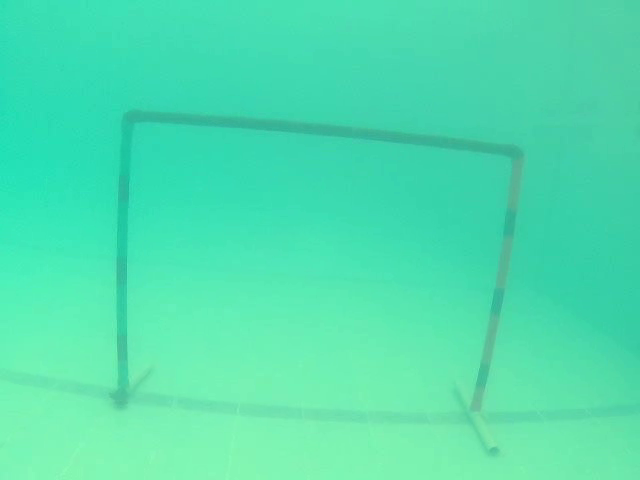
#> input picture frame 54 of orig_foot.mp4, 640 x 480 px
$ python video_processor.py --input orig_foot.mp4
#> lines starting #> are read from the running program, lines starting #| are printed output that depends on the picture
#> in process_video, frame is the input picture: shape (480, 640, 3); mean B, G, R 175, 223.2, 79.1
### src/enhancement.py
"""Underwater image enhancement.

A single-frame enhancement routine used by the video pipeline. The algorithm
is intentionally classical (no learning), so it runs in real time on modest
hardware and is easy to reason about on an AUV.

Pipeline for one BGR frame:
    1. Per-channel min-max normalisation to stretch the histogram.
    2. Convert to CIE L*a*b* so brightness is separated from colour.
    3. Apply CLAHE (Contrast Limited Adaptive Histogram Equalisation) to
       the L (luminance) channel only. Touching L keeps hues stable while
       lifting local contrast in the murky midtones typical of underwater
       footage.
    4. Merge the channels back and convert to BGR for display / writing.
"""

from __future__ import annotations

import cv2
import numpy as np


def enhance_frame(
    frame: np.ndarray,
    clip_limit: float = 2.0,
    tile_grid_size: tuple[int, int] = (10, 50),
) -> np.ndarray:
    """Enhance a single underwater BGR frame.

    Parameters
    ----------
    frame:
        Input frame in OpenCV BGR order.
    clip_limit:
        CLAHE contrast clipping threshold. Higher values give more
        aggressive local contrast.
    tile_grid_size:
        CLAHE tile grid ``(width, height)``. Smaller tiles adapt more
        locally at the cost of blockiness.

    Returns
    -------
    np.ndarray
        Enhanced frame in BGR order, same shape and dtype as ``frame``.
    """
#> called with clip_limit = 2, tile_grid_size = (10, 50)
    img_rgb = cv2.cvtColor(frame, cv2.COLOR_BGR2RGB)

    c0, c1, c2 = cv2.split(img_rgb)
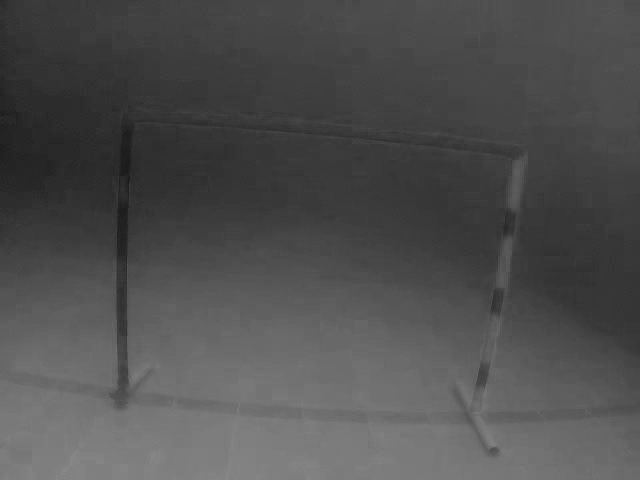
#> c0: shape (480, 640); min 24, max 137, mean 79.1
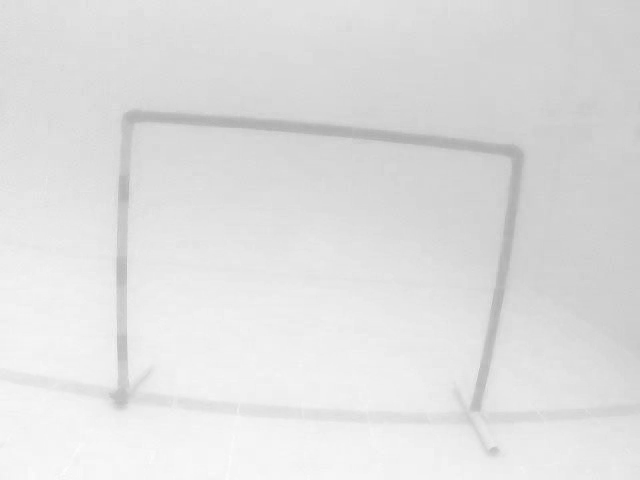
#> c1: shape (480, 640); min 172, max 253, mean 223.2
    c0 = cv2.normalize(c0, None, 0, 255, cv2.NORM_MINMAX)
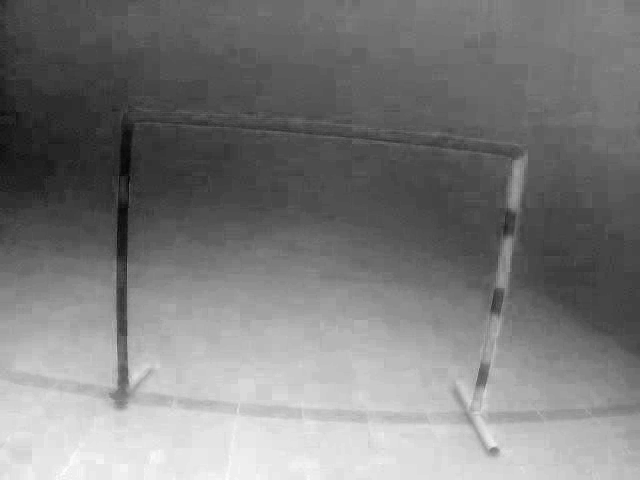
#> c0: shape (480, 640); min 0, max 255, mean 124.2
    c1 = cv2.normalize(c1, None, 0, 255, cv2.NORM_MINMAX)
    c2 = cv2.normalize(c2, None, 0, 255, cv2.NORM_MINMAX)
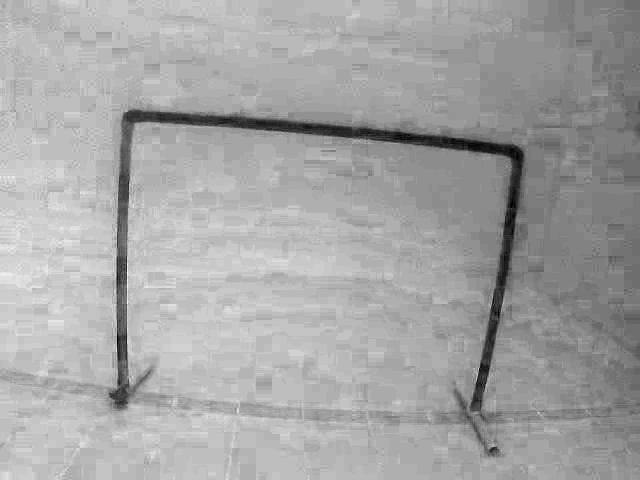
#> c2: shape (480, 640); min 0, max 255, mean 164.9
    img_stretched = cv2.merge((c0, c1, c2))

    lab = cv2.cvtColor(img_stretched, cv2.COLOR_RGB2Lab)
#> lab: shape (480, 640, 3); mean of channels 0, 1, 2 163.3, 118.8, 122.4
    l_channel, a_channel, b_channel = cv2.split(lab)
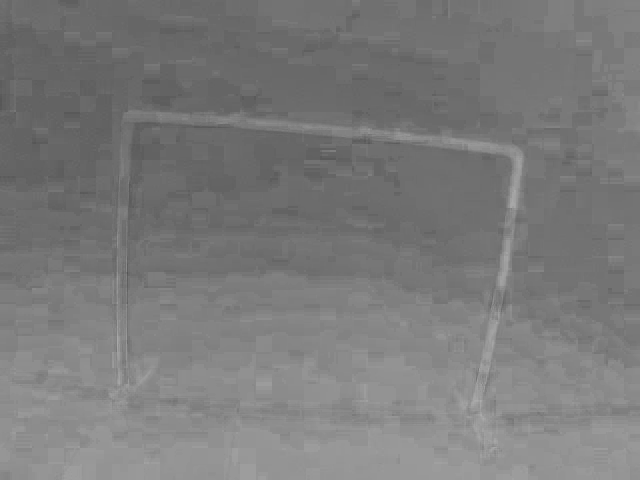
#> b_channel: shape (480, 640); min 84, max 172, mean 122.4

    clahe = cv2.createCLAHE(clipLimit=clip_limit, tileGridSize=tile_grid_size)
    l_equalised = clahe.apply(l_channel)
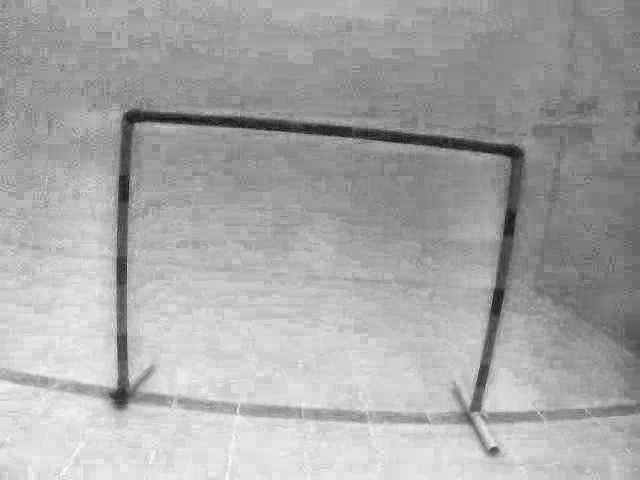
#> l_equalised: shape (480, 640); min 18, max 253, mean 167.3

    lab_enhanced = cv2.merge((l_equalised, a_channel, b_channel))
#> lab_enhanced: shape (480, 640, 3); mean of channels 0, 1, 2 167.3, 118.8, 122.4
    return cv2.cvtColor(lab_enhanced, cv2.COLOR_Lab2BGR)
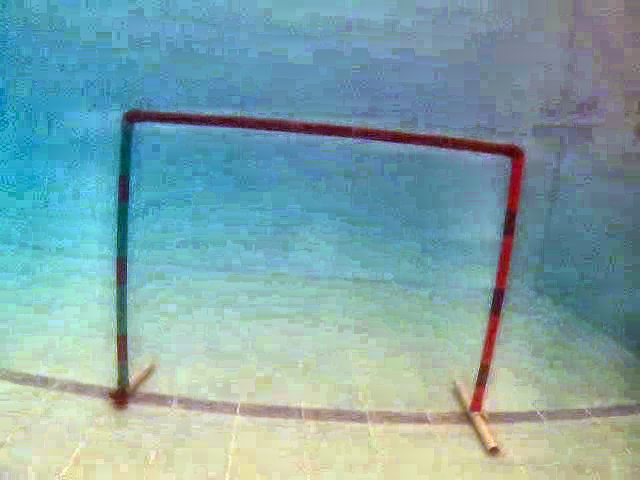
#> returned value: shape (480, 640, 3); mean B, G, R 169.2, 165.4, 128.6

### src/video_processor.py
"""Run the underwater enhancement pipeline over a video file.

Examples
--------
Play an enhanced video in a window::

    python src/video_processor.py --input orig_foot.mp4

Write the enhanced video to disk without opening a window::

    python src/video_processor.py --input orig_foot.mp4 \\
        --output results/enhanced.mp4 --no-display

Tweak CLAHE strength::

    python src/video_processor.py --input orig_foot.mp4 --clip-limit 3.0
"""

from __future__ import annotations

import argparse
import sys
from pathlib import Path

import cv2

from enhancement import enhance_frame


def parse_args(argv: list[str] | None = None) -> argparse.Namespace:
    parser = argparse.ArgumentParser(
        description="Enhance an underwater video with normalisation + CLAHE.",
    )
    parser.add_argument(
        "--input", "-i", required=True, type=Path,
        help="Path to the input video file.",
    )
    parser.add_argument(
        "--output", "-o", type=Path, default=None,
        help="Optional path to write the enhanced video (e.g. results/out.mp4).",
    )
    parser.add_argument(
        "--clip-limit", type=float, default=2.0,
        help="CLAHE clip limit (default: 2.0).",
    )
    parser.add_argument(
        "--tile-grid", type=int, nargs=2, metavar=("W", "H"), default=(10, 50),
        help="CLAHE tile grid size as two ints (default: 10 50).",
    )
    parser.add_argument(
        "--no-display", action="store_true",
        help="Do not open a preview window (useful on headless machines).",
    )
    return parser.parse_args(argv)


def process_video(args: argparse.Namespace) -> int:
    if not args.input.exists():
        print(f"Error: input video not found: {args.input}", file=sys.stderr)
        return 1

    cap = cv2.VideoCapture(str(args.input))
    if not cap.isOpened():
        print(f"Error: could not open video: {args.input}", file=sys.stderr)
        return 1

    writer = None
    if args.output is not None:
        args.output.parent.mkdir(parents=True, exist_ok=True)
        width = int(cap.get(cv2.CAP_PROP_FRAME_WIDTH))
        height = int(cap.get(cv2.CAP_PROP_FRAME_HEIGHT))
        source_fps = cap.get(cv2.CAP_PROP_FPS) or 30.0
        fourcc = cv2.VideoWriter_fourcc(*"mp4v")
        writer = cv2.VideoWriter(
            str(args.output), fourcc, source_fps, (width, height)
        )

    tile_grid = tuple(args.tile_grid)
    frame_count = 0

    try:
        while True:
            ret, frame = cap.read()
            if not ret:
                break

            enhanced = enhance_frame(
                frame,
                clip_limit=args.clip_limit,
                tile_grid_size=tile_grid,
            )
            frame_count += 1

            if writer is not None:
                writer.write(enhanced)

            if not args.no_display:
                cv2.imshow("Enhanced Video", enhanced)
                if cv2.waitKey(1) & 0xFF == ord("q"):
#> (key q is pressed here)
                    break
    finally:
        cap.release()
        if writer is not None:
            writer.release()
        if not args.no_display:
            cv2.destroyAllWindows()

    print(f"Processed {frame_count} frames.")
    return 0


def main(argv: list[str] | None = None) -> int:
    return process_video(parse_args(argv))


if __name__ == "__main__":
    raise SystemExit(main())
#> (the program exits here)

$ run again, starting later in the video
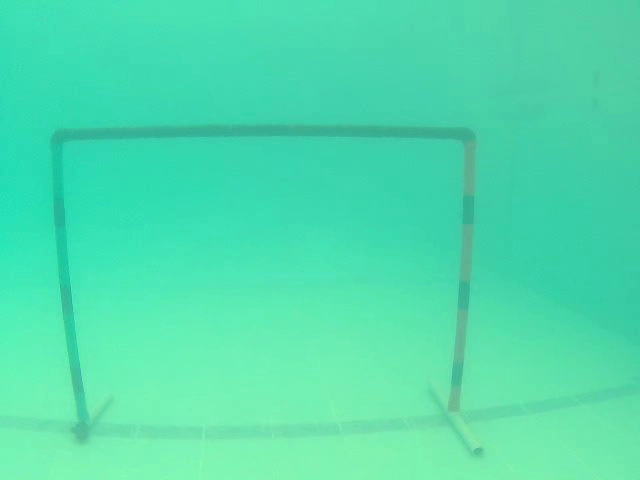
#> input picture frame 244 of orig_foot.mp4, 640 x 480 px
#> in process_video, frame is the input picture: shape (480, 640, 3); mean B, G, R 173.7, 221.1, 79.5
#> lab: shape (480, 640, 3); mean of channels 0, 1, 2 162.7, 118, 131.3
#> in enhance_frame, `l_equalised = clahe.apply(l_channel)`:
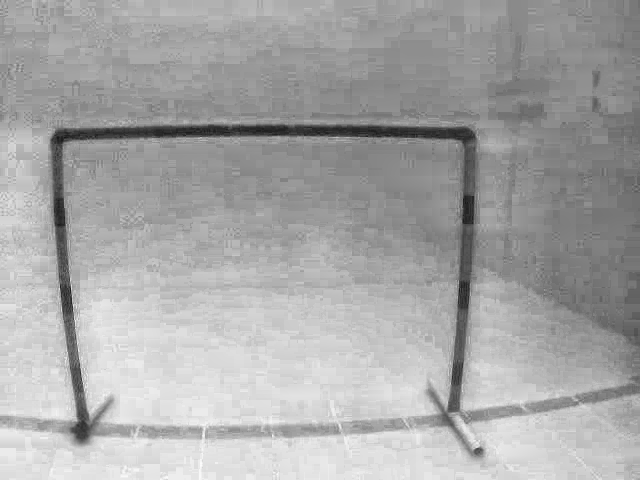
#> l_equalised: shape (480, 640); min 22, max 252, mean 166.9
#> lab_enhanced: shape (480, 640, 3); mean of channels 0, 1, 2 166.9, 118, 131.3
#> in enhance_frame, `return cv2.cvtColor(lab_enhanced, cv2.COLOR_Lab2BGR)`:
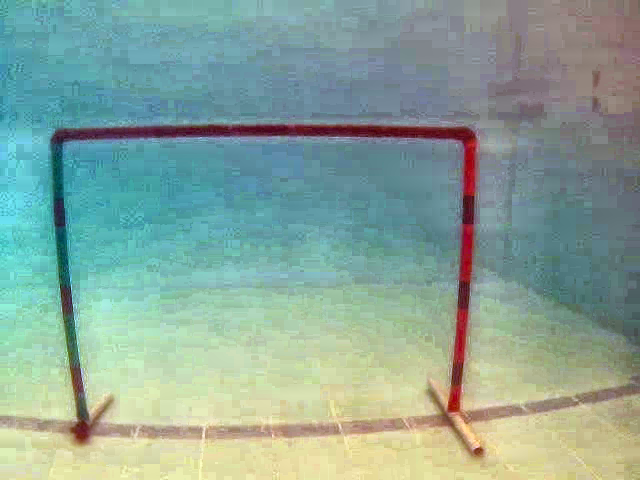
#> returned value: shape (480, 640, 3); mean B, G, R 152.9, 164.6, 137.5

$ run again, starting later in the video
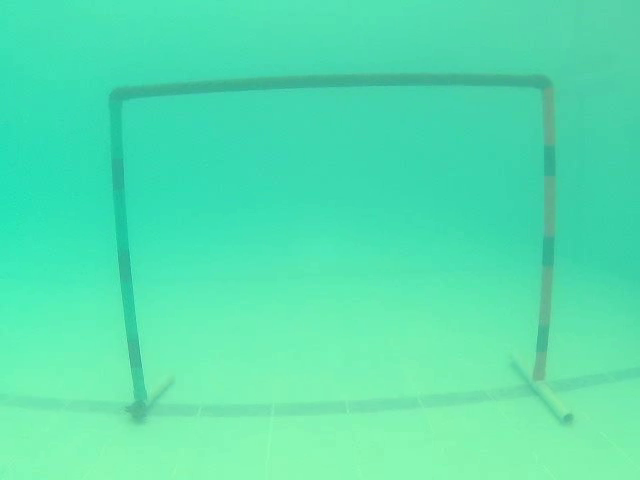
#> input picture frame 435 of orig_foot.mp4, 640 x 480 px
#> in process_video, frame is the input picture: shape (480, 640, 3); mean B, G, R 175.4, 225.5, 85.1
#> lab: shape (480, 640, 3); mean of channels 0, 1, 2 170.4, 115.7, 129.1
#> in enhance_frame, `l_equalised = clahe.apply(l_channel)`:
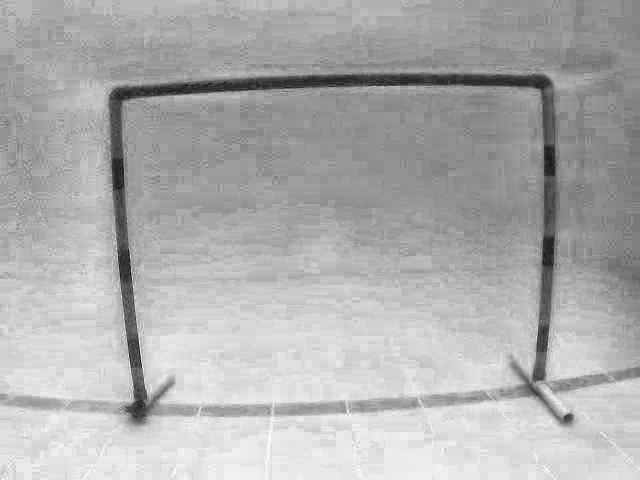
#> l_equalised: shape (480, 640); min 15, max 253, mean 174.7
#> lab_enhanced: shape (480, 640, 3); mean of channels 0, 1, 2 174.7, 115.7, 129.1
#> in enhance_frame, `return cv2.cvtColor(lab_enhanced, cv2.COLOR_Lab2BGR)`:
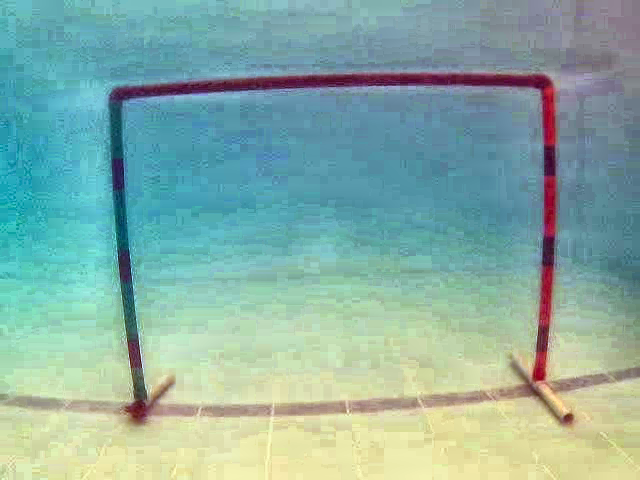
#> returned value: shape (480, 640, 3); mean B, G, R 164.7, 174.2, 136.8
